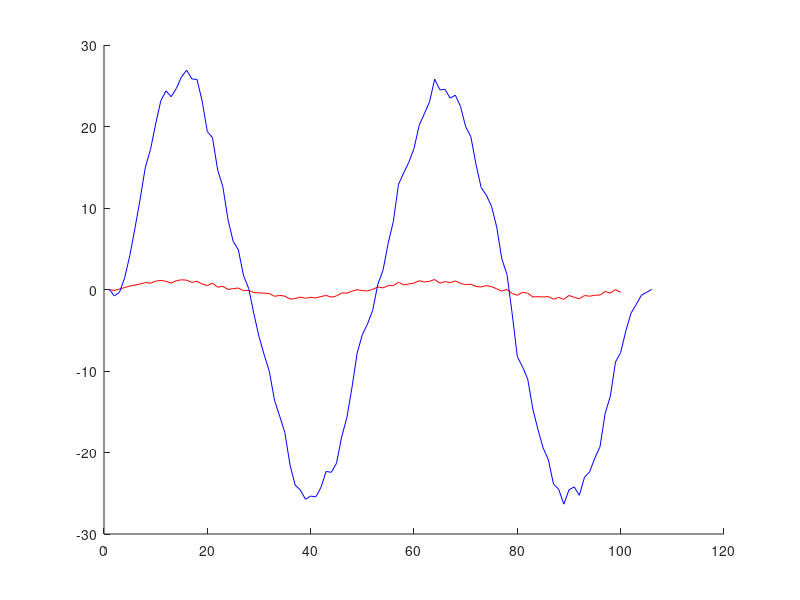

Source code (MATLAB):
R = 100;
f = 0.02;
m = 0:R-1;
s = sin(2*pi*f*m); % sinyal aslinya
d = 0.5*(rand(1,R) - 0.5);
x = s + d;

h=[7 6 5 4 2 1 0];
y = conv(x,h);

figure
hold on
plot(x,'r');
plot(y,'b');
